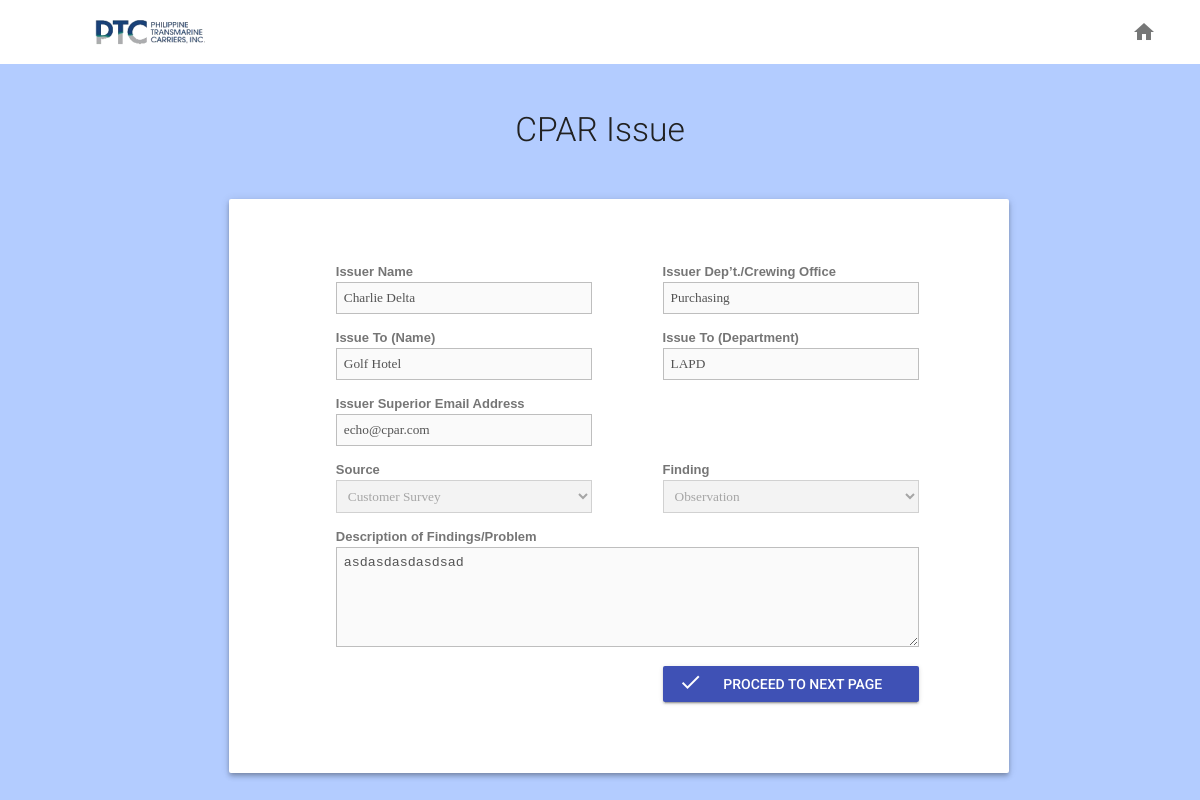
Page /superior-validate-answered-cpar.php?issue_id_to_validate=1&issue_concern_id_to_validate=1 (signed in) on the earlier database version.
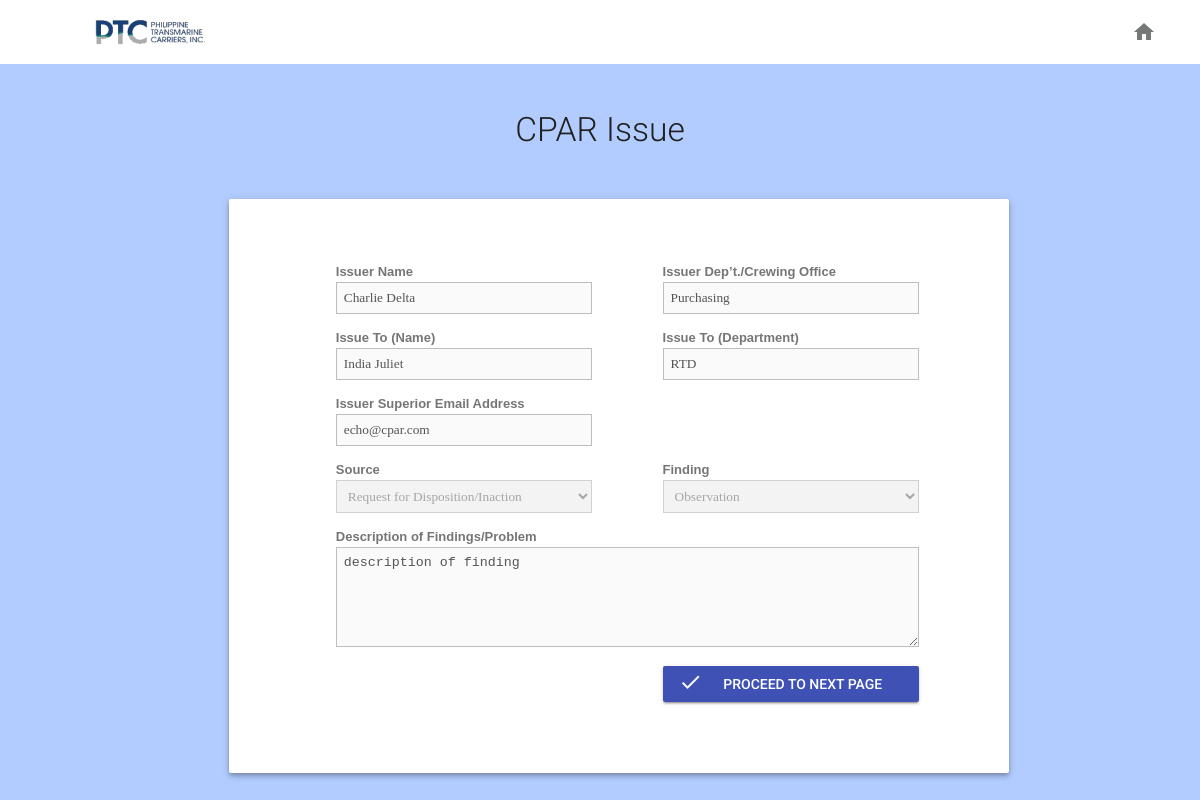
Same page on the later database version.
### tables this page shows
CREATE TABLE `iss` (
  `ISS_ID` int(11) NOT NULL AUTO_INCREMENT,
  `ISS_SRC` varchar(50) DEFAULT NULL,
  `ISS_FNDNG` varchar(50) DEFAULT NULL,
  `ISS_FNDNG_DSC` longtext,
  `ISS_APPRVL_STS` varchar(50) DEFAULT NULL,
  `ISS_VLDT_STS` varchar(50) DEFAULT NULL,
  `ISS_RSN_FR_DNL` longtext,
  `ISS_DT` date DEFAULT NULL,
  `ISS_TM` time DEFAULT NULL,
  `ISS_USR_ISSR_ID` int(11) DEFAULT NULL,
  `ISS_USR_SPR_ID` int(11) DEFAULT NULL,
  `ISS_USR_CNCRN_ID` int(11) DEFAULT NULL,
  `ISS_CNCRN_ID` int(11) DEFAULT NULL,
  `ISS_DT_CRTD` date DEFAULT NULL,
  `ISS_DT_APPRVD` date DEFAULT NULL,
  PRIMARY KEY (`ISS_ID`),
  KEY `ISS_USR_ID` (`ISS_USR_ISSR_ID`),
  KEY `ISS_USR_SPR_ID` (`ISS_USR_SPR_ID`),
  KEY `ISS_USR_CNCRN_ID` (`ISS_USR_CNCRN_ID`),
  KEY `ISS_CNCRN_ID` (`ISS_CNCRN_ID`)
);

CREATE TABLE `usr` (
  `USR_ID` int(11) unsigned NOT NULL AUTO_INCREMENT,
  `USR_NM` varchar(25) DEFAULT NULL,
  `USR_EML` varchar(25) DEFAULT NULL,
  `USR_DPRTMNT` varchar(25) DEFAULT NULL,
  `USR_ACCNT_ID` int(11) unsigned DEFAULT NULL,
  `USR_ACCNT_TYP_ID` int(11) unsigned DEFAULT NULL,
  PRIMARY KEY (`USR_ID`),
  KEY `U_ACCNT_ID` (`USR_ACCNT_ID`),
  KEY `USR_ACCNT_TYP` (`USR_ACCNT_TYP_ID`)
);

### include/superior_get_issue_data.php (called while the page is built, shortened)
<?php
require_once('connect/connect.php');
if(isset($_GET['issue_id_to_validate'])) {
	if($sql = mysqli_query($con, 'SELECT * FROM ISS, USR WHERE ISS_ID = ' . $_GET['issue_id_to_validate'] . ' AND ISS.ISS_USR_ISSR_ID=USR.USR_ID LIMIT 1')) {
		while ($row = mysqli_fetch_array($sql, MYSQLI_ASSOC)) {
			$issr_array[] = $row;
		}
	}
	if($sql = mysqli_query($con, 'SELECT * FROM ISS, USR WHERE ISS_ID = ' . $_GET['issue_id_to_validate'] . ' AND ISS.ISS_USR_SPR_ID=USR.USR_ID LIMIT 1')) {
		while ($row = mysqli_fetch_array($sql, MYSQLI_ASSOC)) {
			$spr_array[] = $row;
		}
	}
	if($sql = mysqli_query($con, 'SELECT * FROM ISS, USR WHERE ISS_ID = ' . $_GET['issue_id_to_validate'] . ' AND ISS.ISS_USR_CNCRN_ID=USR.USR_ID LIMIT 1')) {
		while ($row = mysqli_fetch_array($sql, MYSQLI_ASSOC)) {
			$cncrn_array[] = $row;
		}
	}
}
$issr_nm = $issr_array[0]["USR_NM"];
$issr_dprtmnt = $issr_array[0]["USR_DPRTMNT"];
$cncrn_nm = $cncrn_array[0]["USR_NM"];
$cncrn_dprtmnt = $cncrn_array[0]["USR_DPRTMNT"];
$spr_eml = $spr_array[0]["USR_EML"];
$iss_src = $issr_array[0]["ISS_SRC"];
$iss_fndng = $issr_array[0]["ISS_FNDNG"];
$iss_fndng_dsc = $issr_array[0]["ISS_FNDNG_DSC"];
?>

### superior-validate-answered-cpar.php (the view, shortened to what this page needs)
<!doctype html>
<html lang="en">
  <?php require_once('header.php');
		require_once('include/check_session.php');
		require_once('include/superior_get_issue_data.php');
  ?>
  <body>
    <div class="mdl-layout mdl-js-layout mdl-layout--fixed-header">
      <?php include_once('superior/superior-manage-account-topbar.php'); ?>
         <main class="android-content mdl-layout__content">
           <div class="page-content" style="background-color: #b3ccff">
          <br>
           <div class="mdl-tabs__panel is-active" id="demo">
              <h1>CPAR Issue</h1>
       <div class="mdl-grid">
            <div class="mdl-cell mdl-cell--2-col"></div>
            <div class="mdl-cell mdl-cell--10-col">
               <div class="mdl-grid portfolio-max-width portfolio-contact">
                <div class="mdl-cell mdl-cell--10-col mdl-card mdl-shadow--4dp">
                    <div class="mdl-card__supporting-text">
                            <form action="superior-validate-cpar.php" class="" enctype="multipart/form-data" method="POST">
                                <ul class="form-style-1">
                                 <div class="mdl-grid">
                                    <div class="mdl-cell mdl-cell--1-col"></div>
                                     <div class="mdl-cell mdl-cell--5-col">
                                          <label>Issuer Name</label><input type="text" class="field-divided" placeholder="Issuer Name" disabled value="<?php echo $issr_nm;?>" style="width: 100%; font-family: Lucida Sans Unicode" />
                                     </div>
                                     <div class="mdl-cell mdl-cell--1-col"></div>
                                     <div class="mdl-cell mdl-cell--5-col">
                                          <label>Issuer Dep’t./Crewing Office</label><input type="text" class="field-divided" placeholder="Issuer Dep’t./Crewing Office" disabled value="<?php echo $issr_dprtmnt;?>" style="width: 100%; font-family: Lucida Sans Unicode" />
                                     </div>
                                    <div class="mdl-cell mdl-cell--1-col"></div>
                                     <div class="mdl-cell mdl-cell--5-col">
                                          <label>Issue To (Name)</label><input type="text" class="field-divided" placeholder="Issue To (Name)" disabled value="<?php echo $cncrn_nm;?>" style="width: 100%; font-family: Lucida Sans Unicode" />
                                     </div>
                                     <div class="mdl-cell mdl-cell--1-col"></div>
                                     <div class="mdl-cell mdl-cell--5-col">
                                          <label>Issue To (Department)</label><input type="text" class="field-divided" placeholder="Issue To (Department)" disabled value="<?php echo $cncrn_dprtmnt;?>" style="width: 100%; font-family: Lucida Sans Unicode" />
                                     </div>
                                     <div class="mdl-cell mdl-cell--1-col"></div>
                                     <div class="mdl-cell mdl-cell--5-col">
                                         <label>Issuer Superior Email Address</label><input type="text" class="field-divided" placeholder="Issuer Superior Email Address" disabled value="<?php echo $spr_eml;?>" style="width: 100%; font-family: Lucida Sans Unicode" />
                                     </div>
                                    <div class="mdl-cell mdl-cell--6-col"></div>
                                     <br>
                                    <div class="mdl-cell mdl-cell--1-col"></div>
                                     <div class="mdl-cell mdl-cell--5-col">
                                         <label>Source</label>
                                            <select name="issue_source" class="field-select" style="width: 100%; font-family: Lucida Sans Unicode" disabled>
                                                <option value="<?php echo $iss_src;?>"><?php echo $iss_src;?></option>
                                            </select>
                                     </div>
                                     <br>
                                     <div class="mdl-cell mdl-cell--1-col"></div>
                                     <div class="mdl-cell mdl-cell--5-col">
                                         <label>Finding</label>
                                            <select name="issue_finding" class="field-select" style="width: 100%; font-family: Lucida Sans Unicode" disabled>
                                                <option value="<?php echo $iss_fndng; ?>"><?php echo $iss_fndng; ?></option>
                                            </select>
                                     </div>
                                     <br>
                                     <div class="mdl-cell mdl-cell--1-col"></div>
                                     <div class="mdl-cell mdl-cell--11-col">
                                         <label>Description of Findings/Problem</label>
                                        <textarea name="issue_finding_desc" id="field5" class="field-long field-textarea" disabled><?php echo $iss_fndng_dsc; ?></textarea>
                                    </div>
									 <div class="mdl-cell mdl-cell--7-col"></div>
                                     <div class="mdl-cell mdl-cell--5-col">
                                        <p>
                                                <button class="mdl-button mdl-js-button mdl-button--raised mdl-js-ripple-effect mdl-button--colored" style="width: 100%" name="proceed" type="submit">
                                                    <i class="material-icons" style="float: left; margin-top: 4px">done</i>
                                            PROCEED TO NEXT PAGE
                                                </button>
                                        </p>
                                    </div>
                                     <br>
                                     <br>
                                     <br>
                                </div>
                                    </div>
                    </div>
                </div>
                </div>
            </div>
           </div>
            </div>
          </div>
       <?php include_once('superior/superior-footer.php'); ?>
  </body>
</html>

### header.php (shortened to what this page needs)
<head>
    <link rel="stylesheet" href="assets/css/material.min.css">
    <link rel="stylesheet" href="assets/css/header.css">
    <link rel="stylesheet" href="assets/css/table.css">
    <link rel="stylesheet" href="assets/css/getmdl-select.min.css">
    <link rel="stylesheet" href="assets/css/material-modal.min.css">
    <link rel="stylesheet" href="assets/css/material-modal.css">
    <link rel="stylesheet" href="assets/css/textbox.css">
  </head>

### superior/superior-manage-account-topbar.php (shortened to what this page needs)
<div class="android-header mdl-layout__header mdl-layout__header--waterfall">
        <div class="mdl-layout__header-row">
          <span class="android-title mdl-layout-title">
            <img class="android-logo-image" src="assets/img/cpar-logo.png">
          </span>
          <a href="<?php echo HTTP_ROOT;?>superior.php">
          <button class="android-more-button mdl-button mdl-js-button mdl-button--icon mdl-js-ripple-effect" id="more-button">
              <i class="material-icons">home</i>
          </button>
          </a>
        </div>
      </div>

### superior/superior-footer.php (shortened to what this page needs)
<footer class="android-footer mdl-mega-footer">
         <div class="mdl-mega-footer--top-section">
           <div class="mdl-mega-footer--left-section">
           </div>
           <div class="mdl-mega-footer--right-section">
             <a class="mdl-typography--font-light" href="#top">
             </a>
           </div>
         </div>
         <div class="mdl-mega-footer--middle-section">
           <p class="mdl-typography--font-light">Satellite imagery: © 2014 Astrium, DigitalGlobe</p>
           <p class="mdl-typography--font-light">Some features and devices may not be available in all areas</p>
         </div>
       </footer>

### assets/css/header.css (style rules this page uses)
body { margin: 0; }
.android-logo-image { height: 28px; width: 140px; }
.android-header { overflow: visible; background-color: white; }
.android-header .material-icons { color: #767777 !important; }
.android-more-button { -webkit-order: 3; -ms-flex-order: 3; order: 3; }
.android-footer { background-color: #fafafa; position: relative; }
.android-footer .mdl-mega-footer--top-section::after { border-bottom: none; }
.android-footer .mdl-mega-footer--middle-section::after { border-bottom: none; }

### assets/css/table.css (style rules this page uses)
*, *:after, *:before { -webkit-box-sizing: border-box; -moz-box-sizing: border-box; box-sizing: border-box; }
#demo { margin: 20px auto; }
#demo h1 { font-size: 2.4rem; line-height: 3.2rem; letter-spacing: 0; font-weight: 300; color: #212121; text-transform: inherit; margin-bottom: 1rem; text-align: center; }

### assets/css/textbox.css (style rules this page uses)
.form-style-1 { padding: 20px 12px 10px 20px; font: 13px "Lucida Sans Unicode", "Lucida Grande", sans-serif; }
.form-style-1 label { margin:0 0 3px 0; padding:0px; display:block; font-weight: bold; }
.form-style-1 input[type=text], .form-style-1 input[type=date], .form-style-1 input[type=datetime], .form-style-1 input[type=number], .form-style-1 input[type=search], .form-style-1 input[type=time], .form-style-1 input[type=url], .form-style-1 input[type=email], textarea, select { box-sizing: border-box; -webkit-box-sizing: border-box; -moz-box-sizing: border-box; border:1px solid #BEBEBE; padding: 7px; margin:0px; -webkit-transition: all 0.30s ease-in-out; -moz-transition: all 0.30s ease-in-out; -ms-transition: all 0.30s ease-in-out; -o-transition: all 0.30s ease-in-out; outline: none; }
.form-style-1 .field-divided { width: 49%; }
.form-style-1 .field-long { width: 100%; }
.form-style-1 .field-select { width: 100%; }
.form-style-1 .field-textarea { height: 100px; }

Differences in the rows shown:
changed iss "Observation": USR_NM "Golf Hotel" → "India Juliet"; USR_DPRTMNT "LAPD" → "RTD"; issue_source "Customer Survey" → "Request for Disposition/Inaction"; issue_finding_desc "asdasdasdasdsad" → "description of finding"
